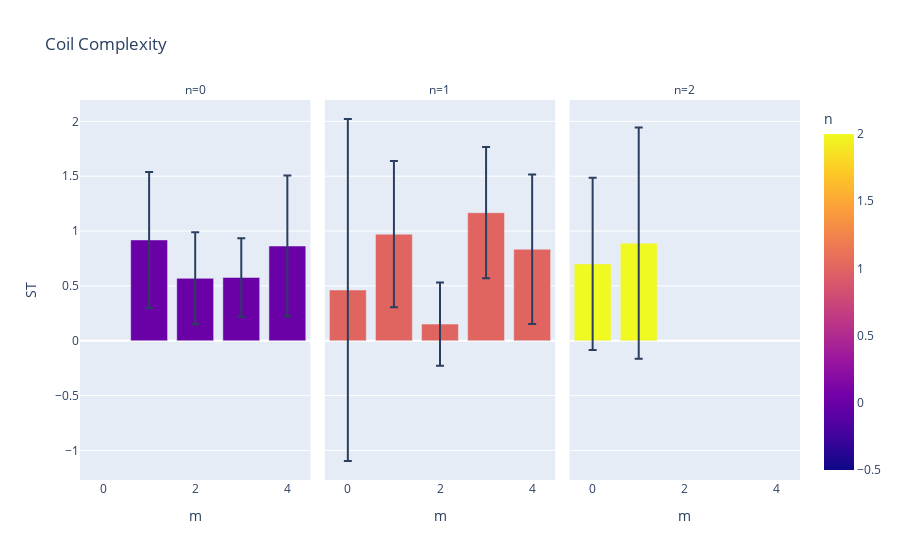
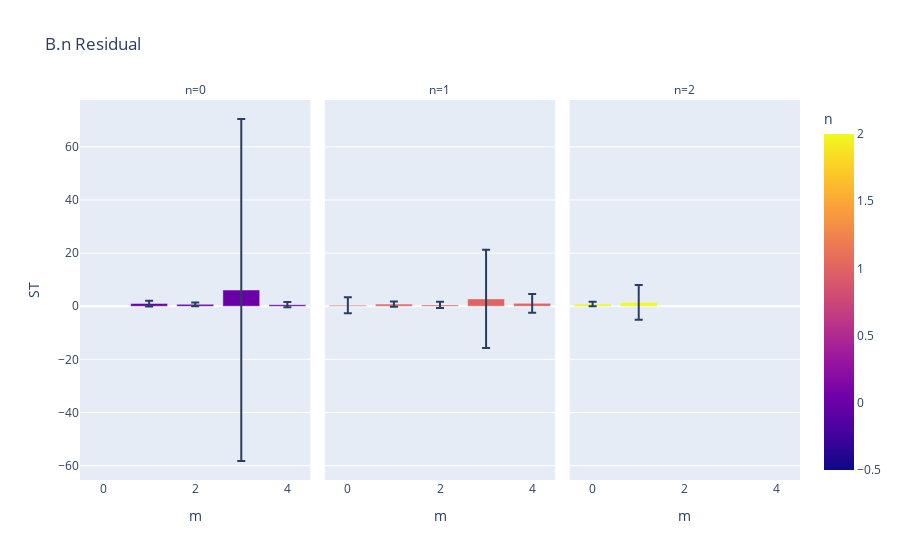
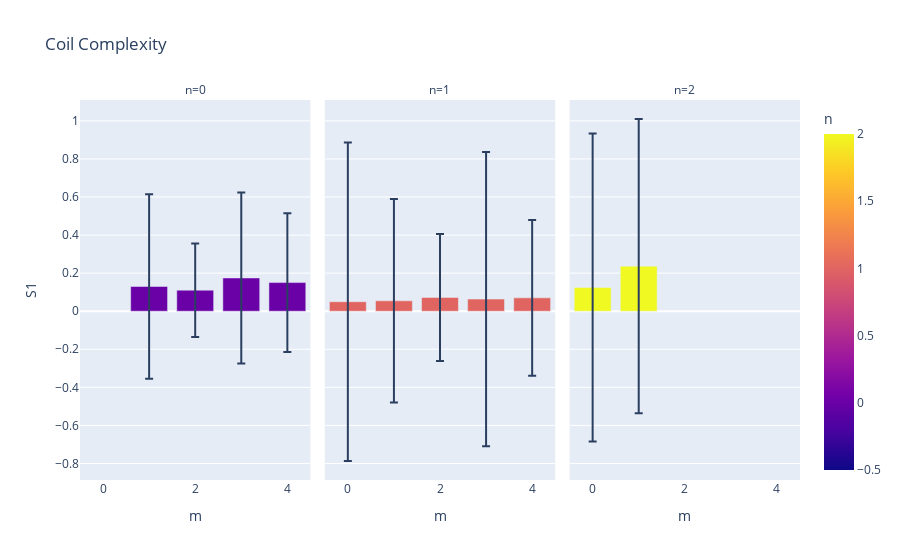
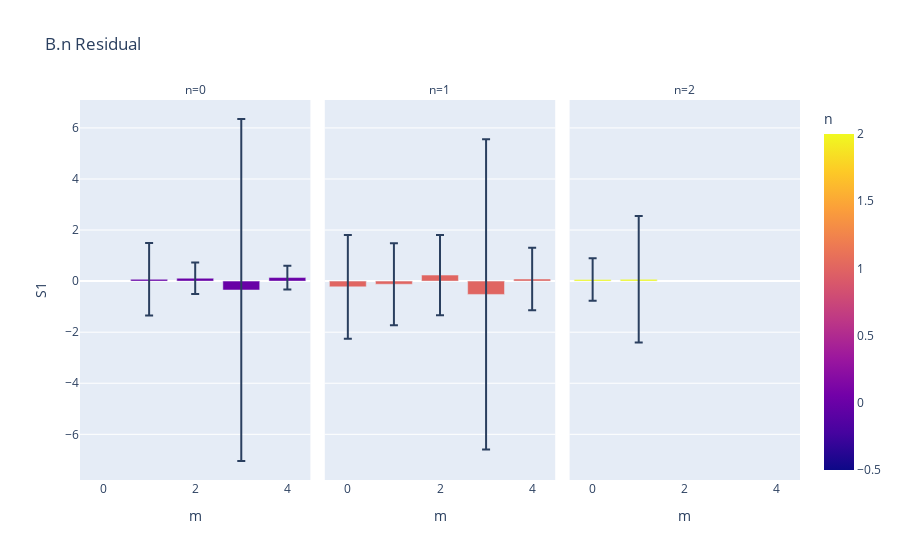

Write notebook code for charts like these, in order.
### Code cell
implot_df(total_Si_complexity, title="Coil Complexity").show()
implot_df(total_Si_BdotN, title="B.n Residual").show()
implot_df(first_Si_complexity, title="Coil Complexity").show()
implot_df(first_Si_BdotN, title="B.n Residual").show()

### Figure 1 — Plotly figure (JSON) as saved in the notebook; plotly's stock layout.template omitted (floating-point values rounded to 4 significant figures)
{"data": [{"alignmentgroup": "True", "error_y": {"array": [0.6201, 0.4193, 0.358, 0.6426]}, "hovertemplate": "n=%{marker.color}<br>m=%{x}<br>ST=%{y}<extra></extra>", "legendgroup": "", "marker": {"color": [0, 0, 0, 0], "coloraxis": "coloraxis", "pattern": {"shape": ""}}, "name": "", "offsetgroup": "", "orientation": "v", "showlegend": false, "textposition": "auto", "type": "bar", "x": [1, 2, 3, 4], "xaxis": "x", "y": [0.9191, 0.5691, 0.5771, 0.8636], "yaxis": "y"}, {"alignmentgroup": "True", "error_y": {"array": [1.559, 0.6672, 0.3798, 0.5985, 0.6825]}, "hovertemplate": "n=%{marker.color}<br>m=%{x}<br>ST=%{y}<extra></extra>", "legendgroup": "", "marker": {"color": [1, 1, 1, 1, 1], "coloraxis": "coloraxis", "pattern": {"shape": ""}}, "name": "", "offsetgroup": "", "orientation": "v", "showlegend": false, "textposition": "auto", "type": "bar", "x": [0, 1, 2, 3, 4], "xaxis": "x2", "y": [0.4626, 0.9721, 0.152, 1.168, 0.8341], "yaxis": "y2"}, {"alignmentgroup": "True", "error_y": {"array": [0.7858, 1.054]}, "hovertemplate": "n=%{marker.color}<br>m=%{x}<br>ST=%{y}<extra></extra>", "legendgroup": "", "marker": {"color": [2, 2], "coloraxis": "coloraxis", "pattern": {"shape": ""}}, "name": "", "offsetgroup": "", "orientation": "v", "showlegend": false, "textposition": "auto", "type": "bar", "x": [0, 1], "xaxis": "x3", "y": [0.7008, 0.8897], "yaxis": "y3"}], "layout": {"annotations": [{"font": {}, "showarrow": false, "text": "n=0", "x": 0.16, "xanchor": "center", "xref": "paper", "y": 1, "yanchor": "bottom", "yref": "paper"}, {"font": {}, "showarrow": false, "text": "n=1", "x": 0.5, "xanchor": "center", "xref": "paper", "y": 1, "yanchor": "bottom", "yref": "paper"}, {"font": {}, "showarrow": false, "text": "n=2", "x": 0.84, "xanchor": "center", "xref": "paper", "y": 1, "yanchor": "bottom", "yref": "paper"}], "barmode": "group", "coloraxis": {"colorbar": {"title": {"text": "n"}}, "colorscale": [[0, "#0d0887"], [0.1111, "#46039f"], [0.2222, "#7201a8"], [0.3333, "#9c179e"], [0.4444, "#bd3786"], [0.5556, "#d8576b"], [0.6667, "#ed7953"], [0.7778, "#fb9f3a"], [0.8889, "#fdca26"], [1, "#f0f921"]]}, "legend": {"tracegroupgap": 0}, "title": {"text": "Coil Complexity"}, "xaxis": {"anchor": "y", "domain": [0, 0.32], "title": {"text": "m"}}, "xaxis2": {"anchor": "y2", "domain": [0.34, 0.66], "matches": "x", "title": {"text": "m"}}, "xaxis3": {"anchor": "y3", "domain": [0.68, 1.0], "matches": "x", "title": {"text": "m"}}, "yaxis": {"anchor": "x", "domain": [0, 1], "title": {"text": "ST"}}, "yaxis2": {"anchor": "x2", "domain": [0, 1], "matches": "y", "showticklabels": false}, "yaxis3": {"anchor": "x3", "domain": [0, 1], "matches": "y", "showticklabels": false}}}

### Figure 2 — Plotly figure (JSON) as saved in the notebook; plotly's stock layout.template omitted (floating-point values rounded to 4 significant figures)
{"data": [{"alignmentgroup": "True", "error_y": {"array": [1.082, 0.6972, 64.35, 0.9877]}, "hovertemplate": "n=%{marker.color}<br>m=%{x}<br>ST=%{y}<extra></extra>", "legendgroup": "", "marker": {"color": [0, 0, 0, 0], "coloraxis": "coloraxis", "pattern": {"shape": ""}}, "name": "", "offsetgroup": "", "orientation": "v", "showlegend": false, "textposition": "auto", "type": "bar", "x": [1, 2, 3, 4], "xaxis": "x", "y": [1.028, 0.7258, 6.116, 0.6112], "yaxis": "y"}, {"alignmentgroup": "True", "error_y": {"array": [3.023, 1.013, 1.16, 18.44, 3.511]}, "hovertemplate": "n=%{marker.color}<br>m=%{x}<br>ST=%{y}<extra></extra>", "legendgroup": "", "marker": {"color": [1, 1, 1, 1, 1], "coloraxis": "coloraxis", "pattern": {"shape": ""}}, "name": "", "offsetgroup": "", "orientation": "v", "showlegend": false, "textposition": "auto", "type": "bar", "x": [0, 1, 2, 3, 4], "xaxis": "x2", "y": [0.3696, 0.8032, 0.5031, 2.775, 1.083], "yaxis": "y2"}, {"alignmentgroup": "True", "error_y": {"array": [0.8776, 6.569]}, "hovertemplate": "n=%{marker.color}<br>m=%{x}<br>ST=%{y}<extra></extra>", "legendgroup": "", "marker": {"color": [2, 2], "coloraxis": "coloraxis", "pattern": {"shape": ""}}, "name": "", "offsetgroup": "", "orientation": "v", "showlegend": false, "textposition": "auto", "type": "bar", "x": [0, 1], "xaxis": "x3", "y": [0.8575, 1.454], "yaxis": "y3"}], "layout": {"annotations": [{"font": {}, "showarrow": false, "text": "n=0", "x": 0.16, "xanchor": "center", "xref": "paper", "y": 1, "yanchor": "bottom", "yref": "paper"}, {"font": {}, "showarrow": false, "text": "n=1", "x": 0.5, "xanchor": "center", "xref": "paper", "y": 1, "yanchor": "bottom", "yref": "paper"}, {"font": {}, "showarrow": false, "text": "n=2", "x": 0.84, "xanchor": "center", "xref": "paper", "y": 1, "yanchor": "bottom", "yref": "paper"}], "barmode": "group", "coloraxis": {"colorbar": {"title": {"text": "n"}}, "colorscale": [[0, "#0d0887"], [0.1111, "#46039f"], [0.2222, "#7201a8"], [0.3333, "#9c179e"], [0.4444, "#bd3786"], [0.5556, "#d8576b"], [0.6667, "#ed7953"], [0.7778, "#fb9f3a"], [0.8889, "#fdca26"], [1, "#f0f921"]]}, "legend": {"tracegroupgap": 0}, "title": {"text": "B.n Residual"}, "xaxis": {"anchor": "y", "domain": [0, 0.32], "title": {"text": "m"}}, "xaxis2": {"anchor": "y2", "domain": [0.34, 0.66], "matches": "x", "title": {"text": "m"}}, "xaxis3": {"anchor": "y3", "domain": [0.68, 1.0], "matches": "x", "title": {"text": "m"}}, "yaxis": {"anchor": "x", "domain": [0, 1], "title": {"text": "ST"}}, "yaxis2": {"anchor": "x2", "domain": [0, 1], "matches": "y", "showticklabels": false}, "yaxis3": {"anchor": "x3", "domain": [0, 1], "matches": "y", "showticklabels": false}}}

### Figure 3 — Plotly figure (JSON) as saved in the notebook; plotly's stock layout.template omitted (floating-point values rounded to 4 significant figures)
{"data": [{"alignmentgroup": "True", "error_y": {"array": [0.4843, 0.2454, 0.4491, 0.3649]}, "hovertemplate": "n=%{marker.color}<br>m=%{x}<br>S1=%{y}<extra></extra>", "legendgroup": "", "marker": {"color": [0, 0, 0, 0], "coloraxis": "coloraxis", "pattern": {"shape": ""}}, "name": "", "offsetgroup": "", "orientation": "v", "showlegend": false, "textposition": "auto", "type": "bar", "x": [1, 2, 3, 4], "xaxis": "x", "y": [0.1301, 0.1105, 0.1748, 0.1505], "yaxis": "y"}, {"alignmentgroup": "True", "error_y": {"array": [0.8369, 0.5344, 0.3336, 0.7727, 0.4091]}, "hovertemplate": "n=%{marker.color}<br>m=%{x}<br>S1=%{y}<extra></extra>", "legendgroup": "", "marker": {"color": [1, 1, 1, 1, 1], "coloraxis": "coloraxis", "pattern": {"shape": ""}}, "name": "", "offsetgroup": "", "orientation": "v", "showlegend": false, "textposition": "auto", "type": "bar", "x": [0, 1, 2, 3, 4], "xaxis": "x2", "y": [0.04993, 0.05465, 0.07244, 0.06369, 0.07026], "yaxis": "y2"}, {"alignmentgroup": "True", "error_y": {"array": [0.8094, 0.7731]}, "hovertemplate": "n=%{marker.color}<br>m=%{x}<br>S1=%{y}<extra></extra>", "legendgroup": "", "marker": {"color": [2, 2], "coloraxis": "coloraxis", "pattern": {"shape": ""}}, "name": "", "offsetgroup": "", "orientation": "v", "showlegend": false, "textposition": "auto", "type": "bar", "x": [0, 1], "xaxis": "x3", "y": [0.1249, 0.2369], "yaxis": "y3"}], "layout": {"annotations": [{"font": {}, "showarrow": false, "text": "n=0", "x": 0.16, "xanchor": "center", "xref": "paper", "y": 1, "yanchor": "bottom", "yref": "paper"}, {"font": {}, "showarrow": false, "text": "n=1", "x": 0.5, "xanchor": "center", "xref": "paper", "y": 1, "yanchor": "bottom", "yref": "paper"}, {"font": {}, "showarrow": false, "text": "n=2", "x": 0.84, "xanchor": "center", "xref": "paper", "y": 1, "yanchor": "bottom", "yref": "paper"}], "barmode": "group", "coloraxis": {"colorbar": {"title": {"text": "n"}}, "colorscale": [[0, "#0d0887"], [0.1111, "#46039f"], [0.2222, "#7201a8"], [0.3333, "#9c179e"], [0.4444, "#bd3786"], [0.5556, "#d8576b"], [0.6667, "#ed7953"], [0.7778, "#fb9f3a"], [0.8889, "#fdca26"], [1, "#f0f921"]]}, "legend": {"tracegroupgap": 0}, "title": {"text": "Coil Complexity"}, "xaxis": {"anchor": "y", "domain": [0, 0.32], "title": {"text": "m"}}, "xaxis2": {"anchor": "y2", "domain": [0.34, 0.66], "matches": "x", "title": {"text": "m"}}, "xaxis3": {"anchor": "y3", "domain": [0.68, 1.0], "matches": "x", "title": {"text": "m"}}, "yaxis": {"anchor": "x", "domain": [0, 1], "title": {"text": "S1"}}, "yaxis2": {"anchor": "x2", "domain": [0, 1], "matches": "y", "showticklabels": false}, "yaxis3": {"anchor": "x3", "domain": [0, 1], "matches": "y", "showticklabels": false}}}

### Figure 4 — Plotly figure (JSON) as saved in the notebook; plotly's stock layout.template omitted (floating-point values rounded to 4 significant figures)
{"data": [{"alignmentgroup": "True", "error_y": {"array": [1.417, 0.6188, 6.696, 0.4665]}, "hovertemplate": "n=%{marker.color}<br>m=%{x}<br>S1=%{y}<extra></extra>", "legendgroup": "", "marker": {"color": [0, 0, 0, 0], "coloraxis": "coloraxis", "pattern": {"shape": ""}}, "name": "", "offsetgroup": "", "orientation": "v", "showlegend": false, "textposition": "auto", "type": "bar", "x": [1, 2, 3, 4], "xaxis": "x", "y": [0.07085, 0.1126, -0.3479, 0.1389], "yaxis": "y"}, {"alignmentgroup": "True", "error_y": {"array": [2.031, 1.607, 1.568, 6.074, 1.223]}, "hovertemplate": "n=%{marker.color}<br>m=%{x}<br>S1=%{y}<extra></extra>", "legendgroup": "", "marker": {"color": [1, 1, 1, 1, 1], "coloraxis": "coloraxis", "pattern": {"shape": ""}}, "name": "", "offsetgroup": "", "orientation": "v", "showlegend": false, "textposition": "auto", "type": "bar", "x": [0, 1, 2, 3, 4], "xaxis": "x2", "y": [-0.2251, -0.1217, 0.236, -0.5214, 0.08157], "yaxis": "y2"}, {"alignmentgroup": "True", "error_y": {"array": [0.8308, 2.478]}, "hovertemplate": "n=%{marker.color}<br>m=%{x}<br>S1=%{y}<extra></extra>", "legendgroup": "", "marker": {"color": [2, 2], "coloraxis": "coloraxis", "pattern": {"shape": ""}}, "name": "", "offsetgroup": "", "orientation": "v", "showlegend": false, "textposition": "auto", "type": "bar", "x": [0, 1], "xaxis": "x3", "y": [0.06542, 0.06917], "yaxis": "y3"}], "layout": {"annotations": [{"font": {}, "showarrow": false, "text": "n=0", "x": 0.16, "xanchor": "center", "xref": "paper", "y": 1, "yanchor": "bottom", "yref": "paper"}, {"font": {}, "showarrow": false, "text": "n=1", "x": 0.5, "xanchor": "center", "xref": "paper", "y": 1, "yanchor": "bottom", "yref": "paper"}, {"font": {}, "showarrow": false, "text": "n=2", "x": 0.84, "xanchor": "center", "xref": "paper", "y": 1, "yanchor": "bottom", "yref": "paper"}], "barmode": "group", "coloraxis": {"colorbar": {"title": {"text": "n"}}, "colorscale": [[0, "#0d0887"], [0.1111, "#46039f"], [0.2222, "#7201a8"], [0.3333, "#9c179e"], [0.4444, "#bd3786"], [0.5556, "#d8576b"], [0.6667, "#ed7953"], [0.7778, "#fb9f3a"], [0.8889, "#fdca26"], [1, "#f0f921"]]}, "legend": {"tracegroupgap": 0}, "title": {"text": "B.n Residual"}, "xaxis": {"anchor": "y", "domain": [0, 0.32], "title": {"text": "m"}}, "xaxis2": {"anchor": "y2", "domain": [0.34, 0.66], "matches": "x", "title": {"text": "m"}}, "xaxis3": {"anchor": "y3", "domain": [0.68, 1.0], "matches": "x", "title": {"text": "m"}}, "yaxis": {"anchor": "x", "domain": [0, 1], "title": {"text": "S1"}}, "yaxis2": {"anchor": "x2", "domain": [0, 1], "matches": "y", "showticklabels": false}, "yaxis3": {"anchor": "x3", "domain": [0, 1], "matches": "y", "showticklabels": false}}}
